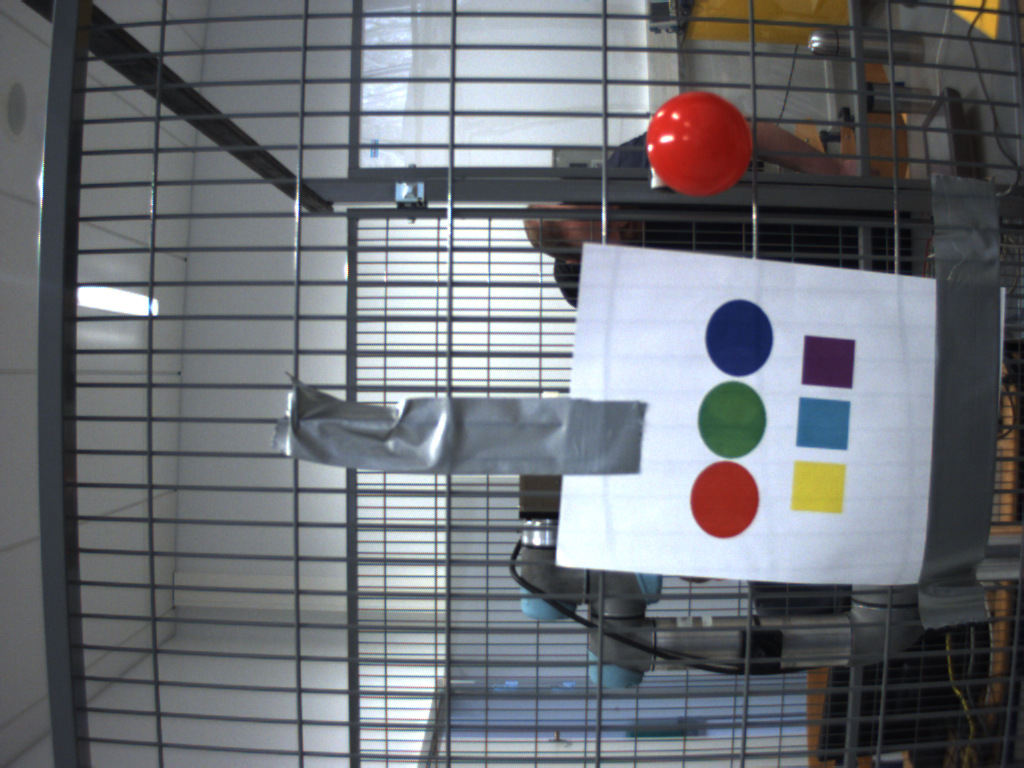
//> input picture Vision/stereo/images.png, 1024 x 768 px
$ ./main   (built with g++ and OpenCV 4)
//> lines starting //> are read from the running program, lines starting //| are printed output that depends on the picture; after the words box and inside, x2 and y2 are one past the last pixel; in counts of white or black regions, pixels touching at a corner belong together
//
//  main.cpp
//  stereo
//
//  Created by Keerthikan Ratnarajah on 19/03/16.
//  Copyright (c) 2016 Keerthikan Ratnarajah. All rights reserved.
//

#include <opencv2/opencv.hpp>
#include <stdio.h>
#include <iostream>

using namespace std;
using namespace cv;

// Types
typedef cv::Mat_<cv::Vec3f> ImgT; // 3-channel image

//slider values
const int hSlider = 180;
int hSliderMin;
int hSliderMax;

const int sSlider = 255;
int sSliderMin;
int sSliderMax;

const int vSlider = 255;
int vSliderMin;
int vSliderMax;

double hue;
double beta;

cv::Mat dst;
cv::Mat imghsv;


void separateChannels (cv::Mat img) {
    //initialize a matrix for each channel in img
    cv::Mat ch1(img.rows, img.cols, CV_8UC1);
    cv::Mat ch2(img.rows, img.cols, CV_8UC1);
    cv::Mat ch3(img.rows, img.cols, CV_8UC1);

    //initialize an int array of size 2
    int from_to[2];

    //copy channel 2 of img to channel 0 of ch1
    from_to[0] = 2;
    from_to[1] = 0;
    cv::mixChannels( &img, 1, &ch1, 1, from_to, 1);
    //cv::imshow("Value", ch1);

    //copy channel 1 of img to channel 0 of ch2
    from_to[0] = 1;
    from_to[1] = 0;
    cv::mixChannels( &img, 1, &ch2, 1, from_to, 1);
    //cv::imshow("Saturation", ch2);

    //copy channel 0 of img to channel 0 of ch3
    from_to[0] = 0;
    from_to[1] = 0;
    cv::mixChannels( &img, 1, &ch3, 1, from_to, 1);
    //cv::imshow("Hue", ch3);

    //cv::waitKey(0);
}

void on_trackbar( int, void* )
{
    cv::inRange(imghsv, cv::Scalar(hSliderMin, sSliderMin, vSliderMin), cv::Scalar(hSliderMax, sSliderMax, vSliderMax), dst);
    cout << "Hmin: " << hSliderMin << " Hmax: " << hSliderMax << endl;
    cout << "Smin: " << sSliderMin << " Smax: " << sSliderMax << endl;
    cout << "Vmin: " << vSliderMin << " Vmax: " << vSliderMax << endl;
    imshow( "Colour Segmentation", dst );
}


int main(int argc, const char * argv[]) {
    // insert code here...
    std::cout << "Hello, World!\n";
    std::cout << "Open CV Version " << CV_VERSION << std::endl;


    cv::Mat img = cv::imread("/Users/keerthikanratnarajah/Dropbox/Eksamen/ROVI2/Project/Vision/stereo/images.png");
//> img is the input picture: 768 rows x 1024 cols, CV_8UC3; mean B, G, R 119.2, 113.9, 110.6


    //Part 1
    cv::Mat imgBGR[3];
    cv::split(img,imgBGR);
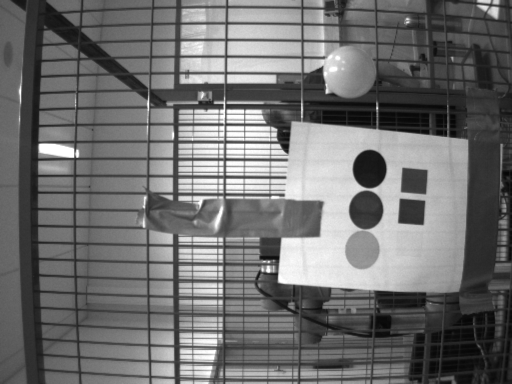
//> imgBGR[2]: 768 rows x 1024 cols, CV_8UC1 (shown at 1/2 size); min 5, max 255, mean 110.6
    // [7 lines of commented-out code are left out]
    cv::cvtColor(img, imghsv, CV_BGR2HSV);
//> imghsv: 768 rows x 1024 cols, CV_8UC3; mean H, S, V 94.4, 39.3, 124.2
    separateChannels(imghsv); //alternatively use cv::split() as above
//> in separateChannels, `cv::mixChannels( &img, 1, &ch1, 1, from_to, 1);`:
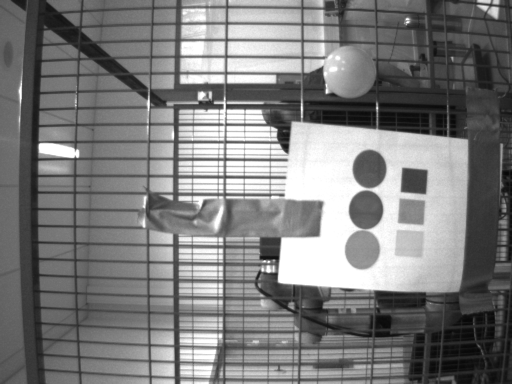
//> ch1: 768 rows x 1024 cols, CV_8UC1 (shown at 1/2 size); min 6, max 255, mean 124.2
//> in separateChannels, `cv::mixChannels( &img, 1, &ch2, 1, from_to, 1);`:
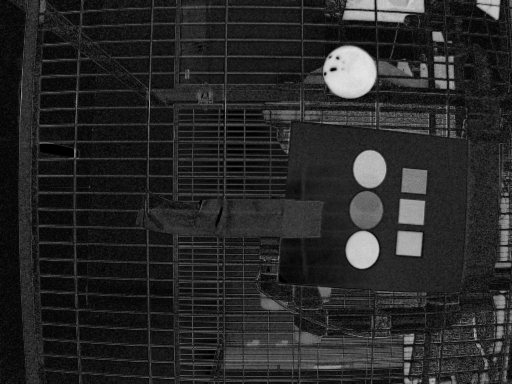
//> ch2: 768 rows x 1024 cols, CV_8UC1 (shown at 1/2 size); min 0, max 232, mean 39.3
//> in separateChannels, `cv::mixChannels( &img, 1, &ch3, 1, from_to, 1);`:
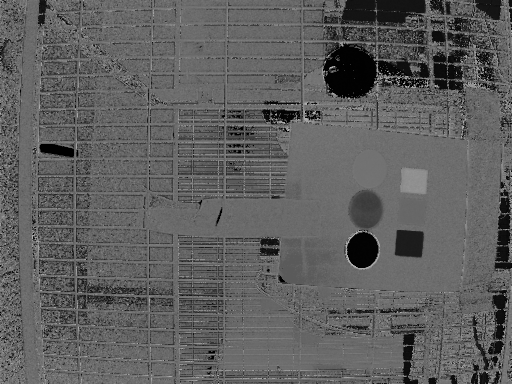
//> ch3: 768 rows x 1024 cols, CV_8UC1 (shown at 1/2 size); min 0, max 179, mean 94.4

    //Part 3
    hSliderMin = 0;
    hSliderMax = 180;
    sSliderMin = 0;
    sSliderMax = 255;
    vSliderMin = 0;
    vSliderMax = 255;

    namedWindow("Colour Segmentation", cv::WINDOW_AUTOSIZE);

    cv::createTrackbar( "Hue min", "Colour Segmentation", &hSliderMin, hSlider, on_trackbar );
//> slider 'Hue min' is set to 36
    cv::createTrackbar( "Hue max", "Colour Segmentation", &hSliderMax, hSlider, on_trackbar );
    cv::createTrackbar( "S min", "Colour Segmentation", &sSliderMin, sSlider, on_trackbar );
//> slider 'S min' is set to 51
    cv::createTrackbar( "S max", "Colour Segmentation", &sSliderMax, sSlider, on_trackbar );
    cv::createTrackbar( "V min", "Colour Segmentation", &vSliderMin, vSlider, on_trackbar );
//> slider 'V min' is set to 51
    cv::createTrackbar( "V max", "Colour Segmentation", &vSliderMax, vSlider, on_trackbar );
    cv::waitKey(0);
//> in on_trackbar, `cv::inRange(imghsv, cv::Scalar(hSliderMin, sSliderMin, vSliderMin), cv..`:
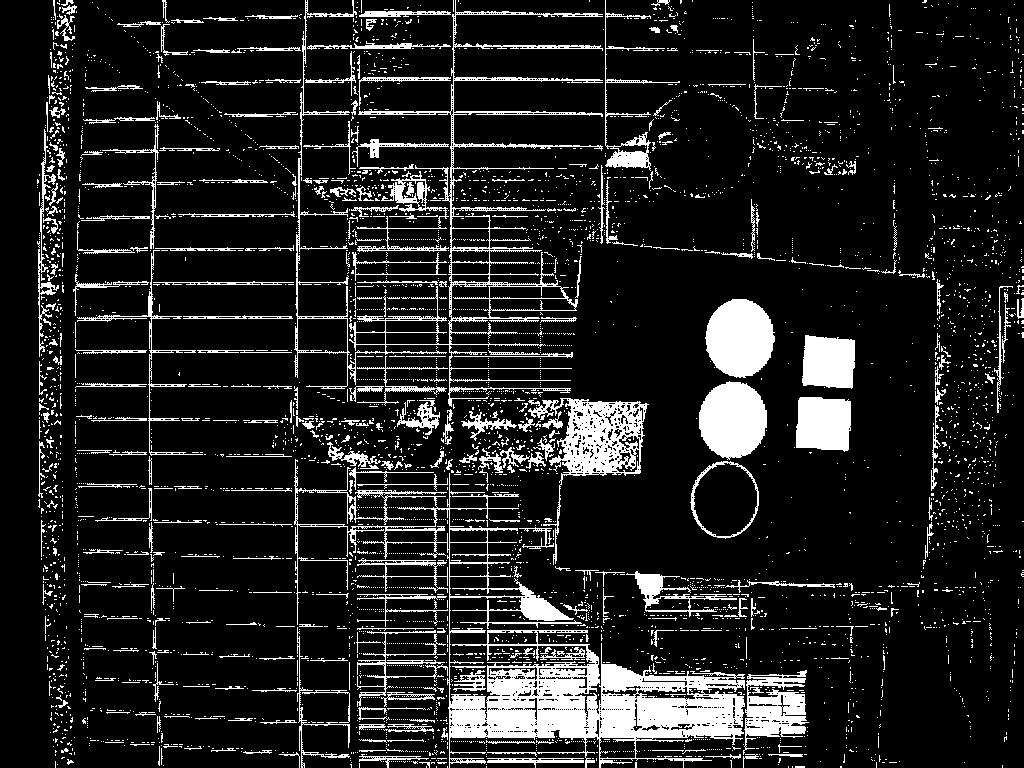
//> dst: 768 rows x 1024 cols, CV_8UC1; 12.9% white; 4888 white regions (4539 under 20 px), largest, box (x1, y1, x2, y2) and area: (294, 459, 745, 768) 22856, (294, 0, 603, 407) 9189, (528, 398, 649, 565) 5019

    //Part 4

    vector<vector<Point> > contours;
    vector<Vec4i> hierarchy;

//> (the run ends here: the program stops with an error, at `findContours( imghsv, contours, hierarchy, CV_RETR_TREE, CV_CHAIN_APPR..`)

$ run again, with Vision/stereo/billede.png copied over Vision/stereo/images.png
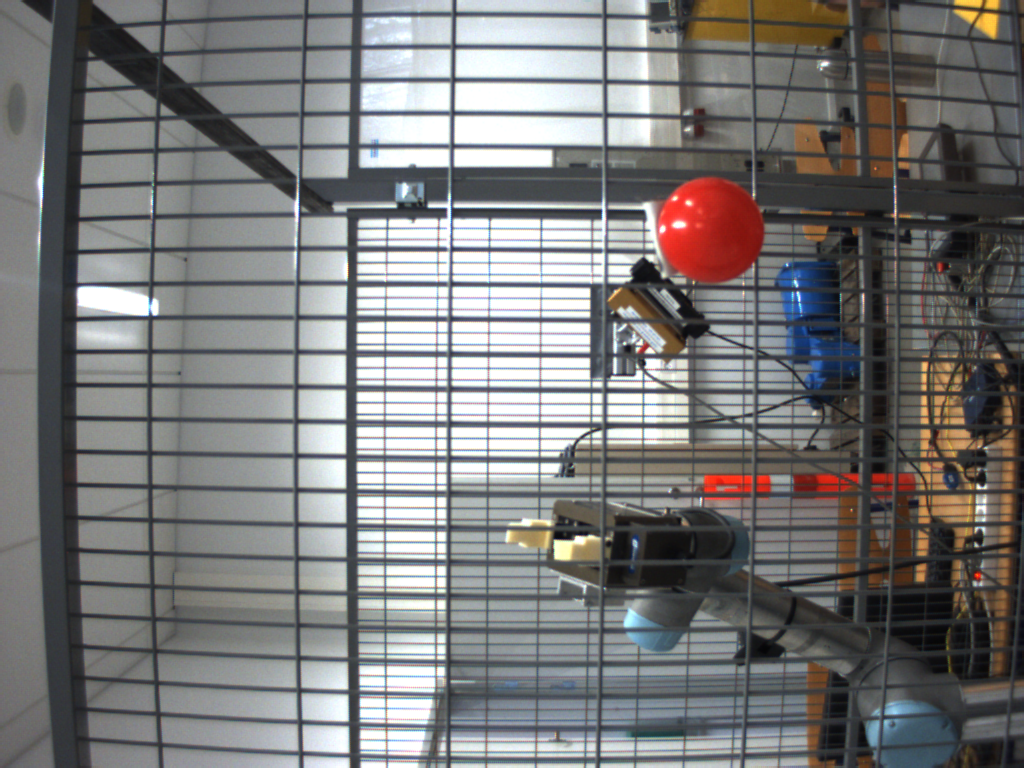
//> input picture Vision/stereo/billede.png, 1024 x 768 px
//> img is the input picture: 768 rows x 1024 cols, CV_8UC3; mean B, G, R 121.4, 121.5, 122.2
//> imghsv: 768 rows x 1024 cols, CV_8UC3; mean H, S, V 75.1, 34.8, 130.2
//> in separateChannels, `cv::mixChannels( &img, 1, &ch3, 1, from_to, 1);`:
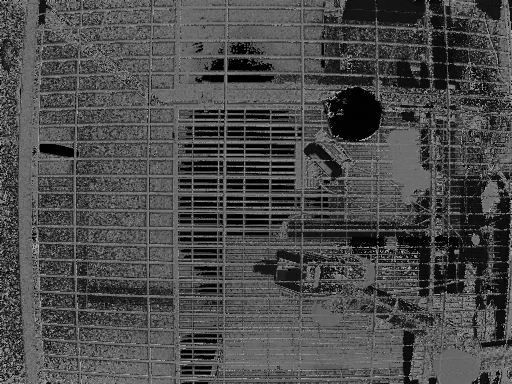
//> ch3: 768 rows x 1024 cols, CV_8UC1 (shown at 1/2 size); min 0, max 179, mean 75.1
//> in on_trackbar, `cv::inRange(imghsv, cv::Scalar(hSliderMin, sSliderMin, vSliderMin), cv..`:
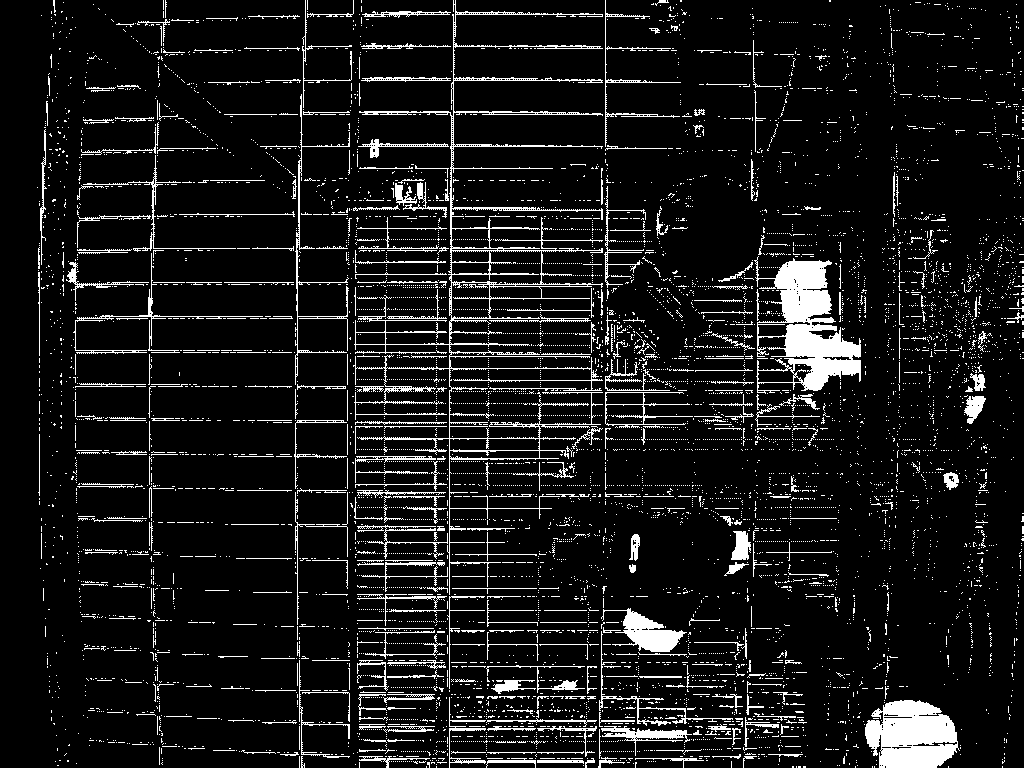
//> dst: 768 rows x 1024 cols, CV_8UC1; 9.2% white; 7389 white regions (6987 under 20 px), largest, box (x1, y1, x2, y2) and area: (353, 0, 603, 595) 9927, (754, 256, 861, 394) 6705, (865, 700, 960, 768) 4777
